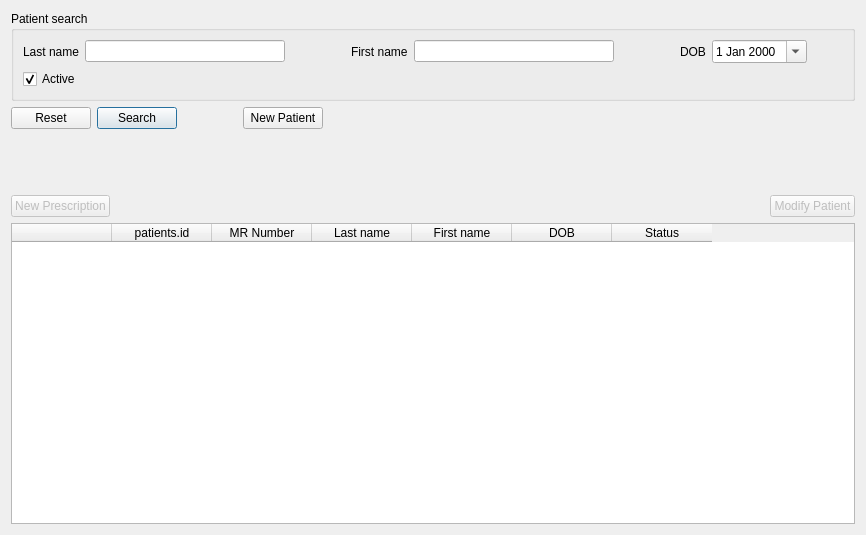
<?xml version="1.0" encoding="UTF-8"?>
<ui version="4.0">
 <class>PatientFrame</class>
 <widget class="QFrame" name="PatientFrame">
  <property name="geometry">
   <rect>
    <x>0</x>
    <y>0</y>
    <width>866</width>
    <height>535</height>
   </rect>
  </property>
  <property name="frameShape">
   <enum>QFrame::NoFrame</enum>
  </property>
  <property name="frameShadow">
   <enum>QFrame::Plain</enum>
  </property>
  <layout class="QVBoxLayout" name="verticalLayout_2">
   <item>
    <widget class="QGroupBox" name="patientBox">
     <property name="title">
      <string notr="true">Patient search</string>
     </property>
     <layout class="QVBoxLayout" name="verticalLayout">
      <item>
       <layout class="QHBoxLayout" name="horizontalLayout">
        <item>
         <widget class="QLabel" name="lastNameLabel">
          <property name="toolTip">
           <string notr="true">Last name</string>
          </property>
          <property name="text">
           <string notr="true">Last name</string>
          </property>
         </widget>
        </item>
        <item>
         <widget class="QLineEdit" name="lastNameField">
          <property name="minimumSize">
           <size>
            <width>200</width>
            <height>0</height>
           </size>
          </property>
          <property name="maximumSize">
           <size>
            <width>200</width>
            <height>16777215</height>
           </size>
          </property>
          <property name="toolTip">
           <string notr="true">Last name</string>
          </property>
         </widget>
        </item>
        <item>
         <spacer name="horizontalSpacer">
          <property name="orientation">
           <enum>Qt::Horizontal</enum>
          </property>
          <property name="sizeType">
           <enum>QSizePolicy::Fixed</enum>
          </property>
          <property name="sizeHint" stdset="0">
           <size>
            <width>60</width>
            <height>20</height>
           </size>
          </property>
         </spacer>
        </item>
        <item>
         <widget class="QLabel" name="firstNameLabel">
          <property name="toolTip">
           <string notr="true">First name</string>
          </property>
          <property name="text">
           <string notr="true">First name</string>
          </property>
         </widget>
        </item>
        <item>
         <widget class="QLineEdit" name="firstNameField">
          <property name="minimumSize">
           <size>
            <width>200</width>
            <height>0</height>
           </size>
          </property>
          <property name="maximumSize">
           <size>
            <width>200</width>
            <height>16777215</height>
           </size>
          </property>
          <property name="toolTip">
           <string notr="true">First name</string>
          </property>
         </widget>
        </item>
        <item>
         <spacer name="horizontalSpacer_3">
          <property name="orientation">
           <enum>Qt::Horizontal</enum>
          </property>
          <property name="sizeType">
           <enum>QSizePolicy::Fixed</enum>
          </property>
          <property name="sizeHint" stdset="0">
           <size>
            <width>60</width>
            <height>20</height>
           </size>
          </property>
         </spacer>
        </item>
        <item>
         <widget class="QLabel" name="dobLabel">
          <property name="toolTip">
           <string notr="true">Date of birth</string>
          </property>
          <property name="text">
           <string notr="true">DOB</string>
          </property>
         </widget>
        </item>
        <item>
         <widget class="QDateEdit" name="dobField">
          <property name="toolTip">
           <string notr="true">Date of birth</string>
          </property>
          <property name="calendarPopup">
           <bool>true</bool>
          </property>
         </widget>
        </item>
        <item>
         <spacer name="horizontalSpacer_7">
          <property name="orientation">
           <enum>Qt::Horizontal</enum>
          </property>
          <property name="sizeHint" stdset="0">
           <size>
            <width>40</width>
            <height>20</height>
           </size>
          </property>
         </spacer>
        </item>
       </layout>
      </item>
      <item>
       <layout class="QHBoxLayout" name="horizontalLayout_2">
        <item>
         <widget class="QCheckBox" name="activeField">
          <property name="toolTip">
           <string>Active or inactive status</string>
          </property>
          <property name="text">
           <string notr="true">Active</string>
          </property>
          <property name="checked">
           <bool>true</bool>
          </property>
         </widget>
        </item>
        <item>
         <spacer name="horizontalSpacer_6">
          <property name="orientation">
           <enum>Qt::Horizontal</enum>
          </property>
          <property name="sizeHint" stdset="0">
           <size>
            <width>40</width>
            <height>20</height>
           </size>
          </property>
         </spacer>
        </item>
       </layout>
      </item>
     </layout>
    </widget>
   </item>
   <item>
    <layout class="QHBoxLayout" name="buttonLayout">
     <item>
      <widget class="QPushButton" name="resetButton">
       <property name="text">
        <string notr="true">Reset</string>
       </property>
      </widget>
     </item>
     <item>
      <widget class="QPushButton" name="searchButton">
       <property name="text">
        <string notr="true">Search</string>
       </property>
       <property name="default">
        <bool>true</bool>
       </property>
      </widget>
     </item>
     <item>
      <spacer name="horizontalSpacer_5">
       <property name="orientation">
        <enum>Qt::Horizontal</enum>
       </property>
       <property name="sizeType">
        <enum>QSizePolicy::Fixed</enum>
       </property>
       <property name="sizeHint" stdset="0">
        <size>
         <width>60</width>
         <height>20</height>
        </size>
       </property>
      </spacer>
     </item>
     <item>
      <widget class="QPushButton" name="newPatientButton">
       <property name="text">
        <string notr="true">New Patient</string>
       </property>
      </widget>
     </item>
     <item>
      <spacer name="horizontalSpacer_2">
       <property name="orientation">
        <enum>Qt::Horizontal</enum>
       </property>
       <property name="sizeHint" stdset="0">
        <size>
         <width>40</width>
         <height>20</height>
        </size>
       </property>
      </spacer>
     </item>
    </layout>
   </item>
   <item>
    <spacer name="verticalSpacer">
     <property name="orientation">
      <enum>Qt::Vertical</enum>
     </property>
     <property name="sizeType">
      <enum>QSizePolicy::Fixed</enum>
     </property>
     <property name="sizeHint" stdset="0">
      <size>
       <width>20</width>
       <height>60</height>
      </size>
     </property>
    </spacer>
   </item>
   <item>
    <layout class="QHBoxLayout" name="buttonLayout2">
     <item>
      <widget class="QPushButton" name="prescribeButton">
       <property name="enabled">
        <bool>false</bool>
       </property>
       <property name="text">
        <string notr="true">New Prescription</string>
       </property>
      </widget>
     </item>
     <item>
      <spacer name="horizontalSpacer_4">
       <property name="orientation">
        <enum>Qt::Horizontal</enum>
       </property>
       <property name="sizeHint" stdset="0">
        <size>
         <width>40</width>
         <height>20</height>
        </size>
       </property>
      </spacer>
     </item>
     <item>
      <widget class="QPushButton" name="modifyButton">
       <property name="enabled">
        <bool>false</bool>
       </property>
       <property name="text">
        <string notr="true">Modify Patient</string>
       </property>
      </widget>
     </item>
    </layout>
   </item>
   <item>
    <widget class="DisplayTable" name="resultTable">
     <property name="contextMenuPolicy">
      <enum>Qt::ActionsContextMenu</enum>
     </property>
     <property name="editTriggers">
      <set>QAbstractItemView::NoEditTriggers</set>
     </property>
     <property name="alternatingRowColors">
      <bool>true</bool>
     </property>
     <property name="selectionBehavior">
      <enum>QAbstractItemView::SelectRows</enum>
     </property>
     <property name="sortingEnabled">
      <bool>true</bool>
     </property>
     <property name="columnCount">
      <number>7</number>
     </property>
     <attribute name="horizontalHeaderHighlightSections">
      <bool>false</bool>
     </attribute>
     <attribute name="verticalHeaderVisible">
      <bool>false</bool>
     </attribute>
     <column>
      <property name="text">
       <string notr="true"/>
      </property>
     </column>
     <column>
      <property name="text">
       <string notr="true">patients.id</string>
      </property>
     </column>
     <column>
      <property name="text">
       <string notr="true">MR Number</string>
      </property>
      <property name="toolTip">
       <string notr="true">MR Number</string>
      </property>
     </column>
     <column>
      <property name="text">
       <string notr="true">Last name</string>
      </property>
      <property name="toolTip">
       <string notr="true">Last name</string>
      </property>
     </column>
     <column>
      <property name="text">
       <string notr="true">First name</string>
      </property>
      <property name="toolTip">
       <string notr="true">First name</string>
      </property>
     </column>
     <column>
      <property name="text">
       <string notr="true">DOB</string>
      </property>
      <property name="toolTip">
       <string notr="true">Date of birth</string>
      </property>
     </column>
     <column>
      <property name="text">
       <string notr="true">Status</string>
      </property>
      <property name="toolTip">
       <string notr="true">Active or inactive status</string>
      </property>
     </column>
    </widget>
   </item>
  </layout>
  <action name="prescribeAction">
   <property name="text">
    <string notr="true">New Prescription</string>
   </property>
   <property name="toolTip">
    <string notr="true">Prescribe a medication</string>
   </property>
  </action>
  <action name="modifyAction">
   <property name="text">
    <string notr="true">Modify Patient</string>
   </property>
   <property name="toolTip">
    <string notr="true">Modify demographic information</string>
   </property>
  </action>
  <action name="newPatientAction">
   <property name="text">
    <string notr="true">New Patient</string>
   </property>
   <property name="toolTip">
    <string notr="true">Add a new patient</string>
   </property>
  </action>
  <action name="toggleAction">
   <property name="text">
    <string notr="true">Activate / Inactivate</string>
   </property>
   <property name="toolTip">
    <string notr="true">Toggle active/inactive</string>
   </property>
  </action>
  <action name="viewAction">
   <property name="text">
    <string notr="true">View Patient</string>
   </property>
   <property name="toolTip">
    <string notr="true">View the patient's record</string>
   </property>
  </action>
 </widget>
 <customwidgets>
  <customwidget>
   <class>DisplayTable</class>
   <extends>QTableWidget</extends>
   <header>displaytable.h</header>
  </customwidget>
 </customwidgets>
 <tabstops>
  <tabstop>searchButton</tabstop>
  <tabstop>resetButton</tabstop>
  <tabstop>newPatientButton</tabstop>
  <tabstop>prescribeButton</tabstop>
  <tabstop>modifyButton</tabstop>
  <tabstop>resultTable</tabstop>
 </tabstops>
 <resources/>
 <connections>
  <connection>
   <sender>firstNameField</sender>
   <signal>returnPressed()</signal>
   <receiver>searchButton</receiver>
   <slot>click()</slot>
   <hints>
    <hint type="sourcelabel">
     <x>162</x>
     <y>42</y>
    </hint>
    <hint type="destinationlabel">
     <x>129</x>
     <y>81</y>
    </hint>
   </hints>
  </connection>
  <connection>
   <sender>lastNameField</sender>
   <signal>returnPressed()</signal>
   <receiver>searchButton</receiver>
   <slot>click()</slot>
   <hints>
    <hint type="sourcelabel">
     <x>492</x>
     <y>42</y>
    </hint>
    <hint type="destinationlabel">
     <x>129</x>
     <y>81</y>
    </hint>
   </hints>
  </connection>
  <connection>
   <sender>resetButton</sender>
   <signal>clicked()</signal>
   <receiver>firstNameField</receiver>
   <slot>clear()</slot>
   <hints>
    <hint type="sourcelabel">
     <x>48</x>
     <y>81</y>
    </hint>
    <hint type="destinationlabel">
     <x>162</x>
     <y>42</y>
    </hint>
   </hints>
  </connection>
  <connection>
   <sender>resetButton</sender>
   <signal>clicked()</signal>
   <receiver>lastNameField</receiver>
   <slot>clear()</slot>
   <hints>
    <hint type="sourcelabel">
     <x>48</x>
     <y>81</y>
    </hint>
    <hint type="destinationlabel">
     <x>492</x>
     <y>42</y>
    </hint>
   </hints>
  </connection>
  <connection>
   <sender>prescribeButton</sender>
   <signal>clicked()</signal>
   <receiver>prescribeAction</receiver>
   <slot>trigger()</slot>
   <hints>
    <hint type="sourcelabel">
     <x>54</x>
     <y>158</y>
    </hint>
    <hint type="destinationlabel">
     <x>-1</x>
     <y>-1</y>
    </hint>
   </hints>
  </connection>
  <connection>
   <sender>modifyButton</sender>
   <signal>clicked()</signal>
   <receiver>modifyAction</receiver>
   <slot>trigger()</slot>
   <hints>
    <hint type="sourcelabel">
     <x>816</x>
     <y>158</y>
    </hint>
    <hint type="destinationlabel">
     <x>-1</x>
     <y>-1</y>
    </hint>
   </hints>
  </connection>
  <connection>
   <sender>newPatientButton</sender>
   <signal>clicked()</signal>
   <receiver>newPatientAction</receiver>
   <slot>trigger()</slot>
   <hints>
    <hint type="sourcelabel">
     <x>256</x>
     <y>81</y>
    </hint>
    <hint type="destinationlabel">
     <x>-1</x>
     <y>-1</y>
    </hint>
   </hints>
  </connection>
 </connections>
</ui>
